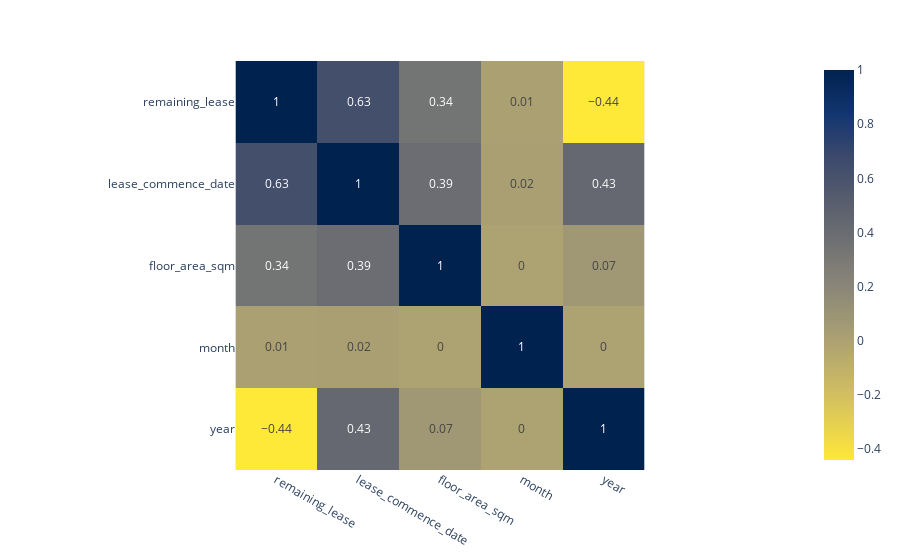

Notebook cell for this chart:
### Markdown cell above
1. Correlation between numeric features. 
    - `lease_commence_date` and `remaining_lease` are highly correlated
    - `lease_commemce_date` will be dropped

### Code cell
fig = px.imshow(df[['remaining_lease', 'lease_commence_date', 'floor_area_sqm', 'month', 'year']].corr().round(2), color_continuous_scale=px.colors.sequential.Cividis_r, text_auto=True)
fig.show()

### Figure 1 — Plotly figure (JSON) as saved in the notebook; plotly's stock layout.template omitted (floating-point values rounded to 4 significant figures)
{"data": [{"coloraxis": "coloraxis", "hovertemplate": "x: %{x}<br>y: %{y}<br>color: %{z}<extra></extra>", "name": "0", "texttemplate": "%{z}", "type": "heatmap", "x": ["remaining_lease", "lease_commence_date", "floor_area_sqm", "month", "year"], "xaxis": "x", "y": ["remaining_lease", "lease_commence_date", "floor_area_sqm", "month", "year"], "yaxis": "y", "z": [[1, 0.63, 0.34, 0.01, -0.44], [0.63, 1, 0.39, 0.02, 0.43], [0.34, 0.39, 1, 0, 0.07], [0.01, 0.02, 0, 1, 0], [-0.44, 0.43, 0.07, 0, 1]]}], "layout": {"coloraxis": {"colorscale": [[0, "#fee838"], [0.1111, "#e1cc55"], [0.2222, "#c3b369"], [0.3333, "#a59c74"], [0.4444, "#8a8678"], [0.5556, "#707173"], [0.6667, "#575d6d"], [0.7778, "#3b496c"], [0.8889, "#123570"], [1, "#00224e"]]}, "margin": {"t": 60}, "xaxis": {"anchor": "y", "constrain": "domain", "domain": [0, 1], "scaleanchor": "y"}, "yaxis": {"anchor": "x", "autorange": "reversed", "constrain": "domain", "domain": [0, 1]}}}
